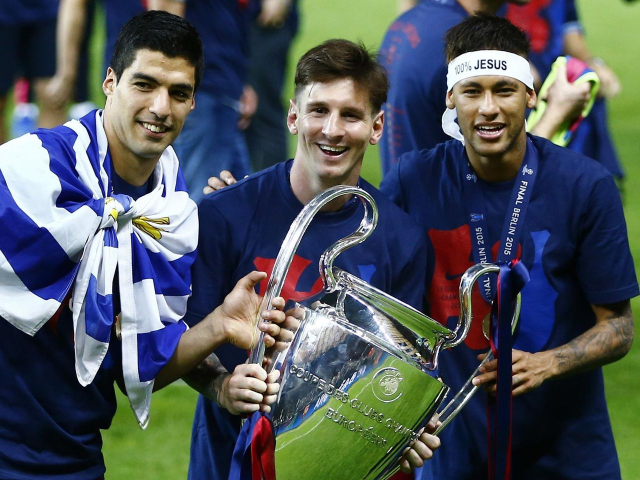
#> input picture Haar Cascade Algorithm for Face Detection/MNS.jpg, 1280 x 960 px (shown at 1/2 size)
$ jupyter execute 'Haar Cascade algorithm for face detection.ipynb'
#> lines starting #> are read from the running program, lines starting #| are printed output that depends on the picture; after the words box and inside, x2 and y2 are one past the last pixel; in counts of white or black regions, pixels touching at a corner belong together
# Haar Cascade algorithm for face detection

[cell 1]
import cv2
face=cv2.CascadeClassifier('haarcascade_frontalface_default.xml')

[cell 2]
image=cv2.imread('MNS.jpg')
#> image is the input picture: shape (960, 1280, 3); mean B, G, R 89.7, 85, 78.2
gray_image=cv2.cvtColor(image,cv2.COLOR_BGR2GRAY)
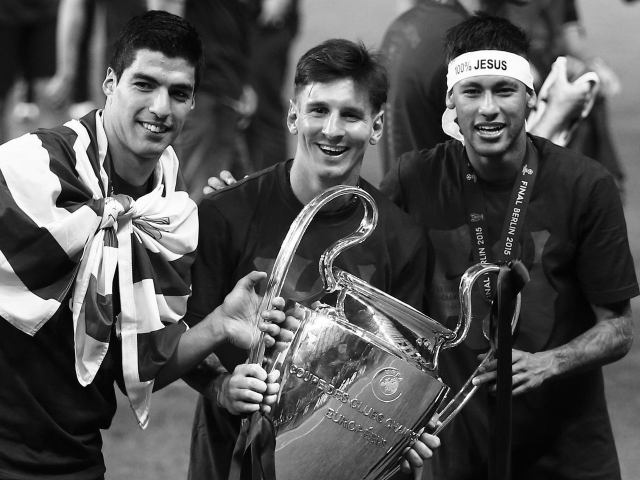
#> gray_image: shape (960, 1280) (shown at 1/2 size); min 0, max 255, mean 83.5
faces=face.detectMultiScale(gray_image,scaleFactor=1.15,minNeighbors=5)
#> faces = [[564, 151, 196, 196], [215, 94, 217, 217], [880, 108, 191, 191]]
for x,y,w,h in faces:
    image=cv2.rectangle(image,(x,y),(x+w,y+h),(0,255,0),5)
#> this loop made 3 passes
#> pass 1, `image=cv2.rectangle(image,(x,y),(x+w,y+h),(0,255,0),5)`:
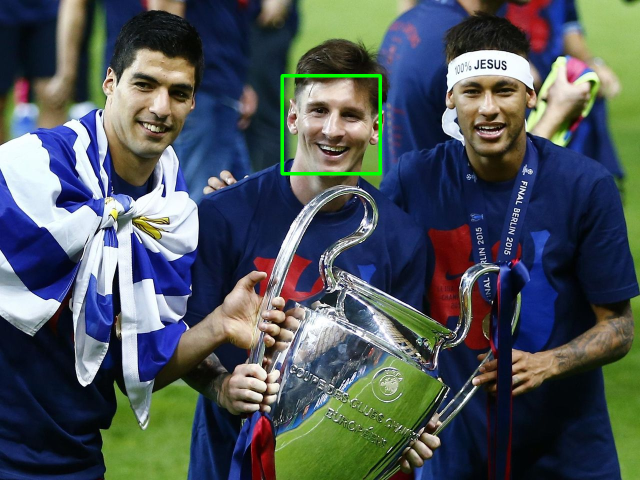
#> image: shape (960, 1280, 3) (shown at 1/2 size); 0.44% of pixels changed, all inside (x1, y1, x2, y2) = (561, 148, 764, 351)
#> pass 2, `image=cv2.rectangle(image,(x,y),(x+w,y+h),(0,255,0),5)`:
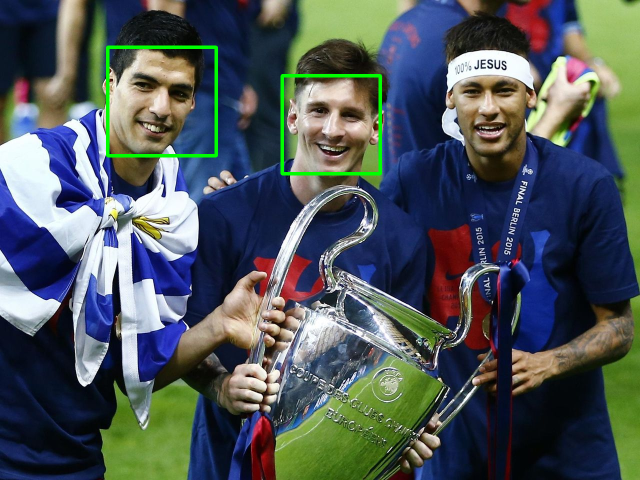
#> image: shape (960, 1280, 3) (shown at 1/2 size); 0.49% of pixels changed, all inside (x1, y1, x2, y2) = (212, 91, 436, 315)
#> pass 3, `image=cv2.rectangle(image,(x,y),(x+w,y+h),(0,255,0),5)`:
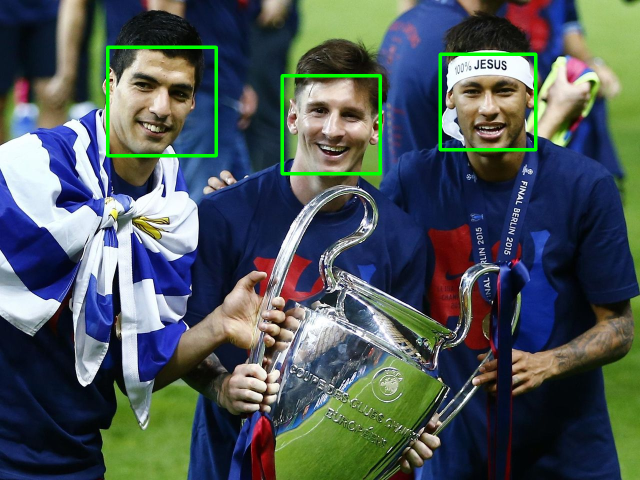
#> image: shape (960, 1280, 3) (shown at 1/2 size); 0.43% of pixels changed, all inside (x1, y1, x2, y2) = (877, 105, 1075, 303)
print(faces)
#| [[564 151 196 196]
#|  [215  94 217 217]
#|  [880 108 191 191]]
print(type(faces))
#| <class 'numpy.ndarray'>
img_resize=cv2.resize(image,(int(image.shape[1]/2),int(image.shape[0]/2)))
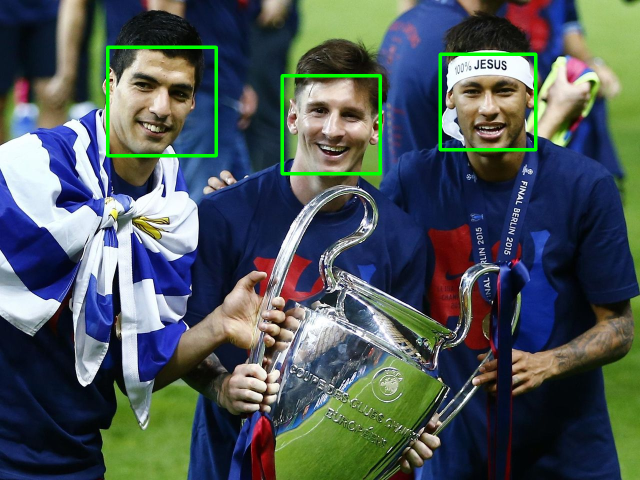
#> img_resize: shape (480, 640, 3); mean B, G, R 88.6, 87.5, 77.2
cv2.imshow("Face Detector",img_resize)
cv2.waitKey(0)
cv2.destroyAllWindows()
# As an output screenshot is given.
